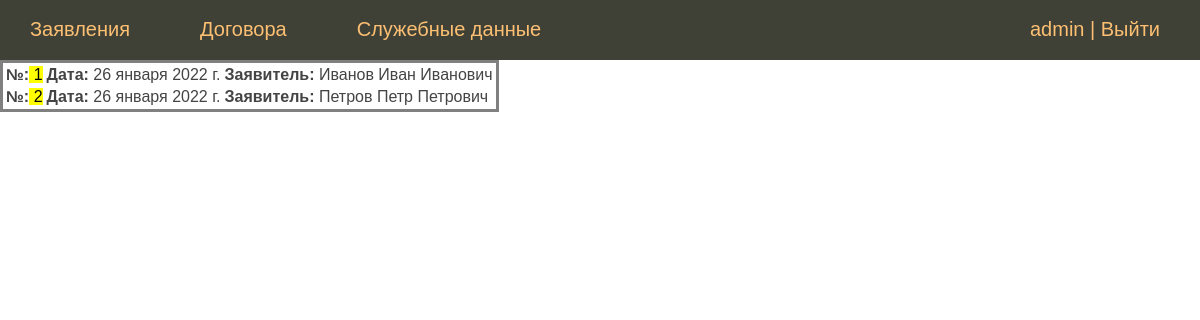
The page /contracts/ (signed in) on the database its author committed.
### sobnushdi/models.py (models this page shows, shortened)
class Contract(models.Model):
    statement = models.ForeignKey(Statement, on_delete=models.CASCADE, verbose_name='Заявление')
    number_decree = models.CharField(max_length=7, verbose_name='номер распоряжения')
    date_decree = models.DateField(blank=True, null=True, verbose_name='дата распоряжения')
    number = models.CharField(max_length=7, blank=True, null=True, verbose_name='номер договора')
    date = models.DateField(blank=True, null=True, verbose_name='Дата договора')
    class Meta:
        verbose_name = 'Договор'
        verbose_name_plural = 'Договоры'

class Statement(models.Model):
    number_statement = models.PositiveSmallIntegerField(verbose_name='Номер заявления')
    date = models.DateField(blank=True, null=True, verbose_name='Дата заявления')
    address = models.ForeignKey(HeatedPremise, on_delete=models.SET_NULL,
                                null=True, verbose_name='Адрес отапливаемого помещения')
    person = models.ForeignKey(Person, on_delete=models.CASCADE, blank=True, null=True, verbose_name='Заявитель')
    class Meta:
        verbose_name = 'Заявление'
        verbose_name_plural = 'Заявления'

### person/models.py (models this page shows)
class Person(models.Model):
    second_name = models.CharField(max_length=50, verbose_name='Фамилия')
    first_name = models.CharField(max_length=50, verbose_name='Имя')
    patronymic = models.CharField(max_length=50, blank=True, null=True, verbose_name='Отчество')
    date_of_bird = models.DateField(blank=True, null=True, verbose_name='Дата рождения')
    phone_number = models.IntegerField(max_length=11, blank=True, null=True, verbose_name='Телефон')
    residence_address = models.OneToOneField(ResidenceAddress, on_delete=models.CASCADE,
                                             blank=True, null=True, verbose_name='Адрес проживания')
    passport = models.OneToOneField(Passport, on_delete=models.CASCADE,
                                    blank=True, null=True, verbose_name='паспортные данные')
    def __str__(self):
        a = str(self.second_name)+' '+str(self.first_name)+' '+str(self.patronymic)
        return a
    class Meta:
        verbose_name = 'ФИО'
        verbose_name_plural = 'ФИО'

### sobnushdi/views.py (the view)
# urls.py: path('contracts/', ContractsView.as_view(), name='contracts'),
class ContractsView(ListView):
    model = Contract
    template_name = 'sobnushdi/contract_list.html'
    context_object_name = 'contracts'
    fields = ['statement', 'number_decree', 'date_decree', 'number', 'date']
    paginate_by = 20
    def get_context_data(self, *, object_list=None, **kwargs):
        context = super().get_context_data(**kwargs)
        context['title'] = 'Договора'
        return context

### sobnushdi/templates/sobnushdi/contract_list.html
{% extends 'sobnushdi/base.html' %}
{% block content %}
{% if request.user.is_authenticated %}
<table>
{% for contract in contracts %}
    <tr>
        <td><b>№:</b><mark> {{ contract.number }}</mark></td>
        <td><b>Дата:</b> {{ contract.date }}</td>
        <td><b>Заявитель:</b> {{ contract.statement.person }}</td>
    </tr>
    {% endfor %}
</table>
{% else %}
<p>Авторизуйтесь</p>
 {% endif %}
{% endblock %}

### sobnushdi/templates/sobnushdi/base.html (shortened to what this page needs)
{% load static %}
<!DOCTYPE html>
    <html>
    <head>
        <link type="text/css" href="{% static 'les/css/styles.css' %}" rel="stylesheet" />
    </head>
    <body>
     {% block mainmenu %}
     <div class="header">
         <ul id="mainmenu" class="mainmenu">
             {% if request.user.is_authenticated %}
                <li><a href="{% url 'statements_list' %}">Заявления</a></li>
                <li><a href="{% url 'contracts' %}">Договора</a></li>
                <li><a href="#">Служебные данные</a></li>
                <li class="last">{{ user.username }} | <a href="{% url 'logout' %}">Выйти</a></li>
             {% else %}
                <div>
                    <li class="last">
                        <a href="{% url 'register' %}">Регистрация</a> | <a href="{% url 'login' %}">Войти</a>
                    </li>
                </div>
             {% endif %}
         </ul>
     </div>
     {% endblock %}
        {% block content  %}
        {% endblock %}
    </body>
    </html>

### person/static/les/css/styles.css (style rules this page uses)
html, body { font-family: 'Arial'; margin: 0; padding: 0; height: 100%; width: 100%; color: #444; }
a { color: #0059b2; text-decoration: none; }
.header { background: #3F4137; height: 60px; }
ul.mainmenu { list-style: none; margin: 0; padding: 0; height: 60px; color: #fdc073; font-size: 20px; overflow: hidden; }
ul.mainmenu li { float: left; margin: 18px 40px 0 30px; }
ul.mainmenu li.last { float: right; }
ul.mainmenu li a { color: #fdc073; text-decoration: none; }
table { border: 3px solid grey; }

### rows shown on the page
Contract: number "1", date "26 января 2022 г.", statement.person "Иванов Иван Иванович"
Contract: number "2", date "26 января 2022 г.", statement.person "Петров Петр Петрович"

### other values the page prints
{{ user.username }} "admin"
